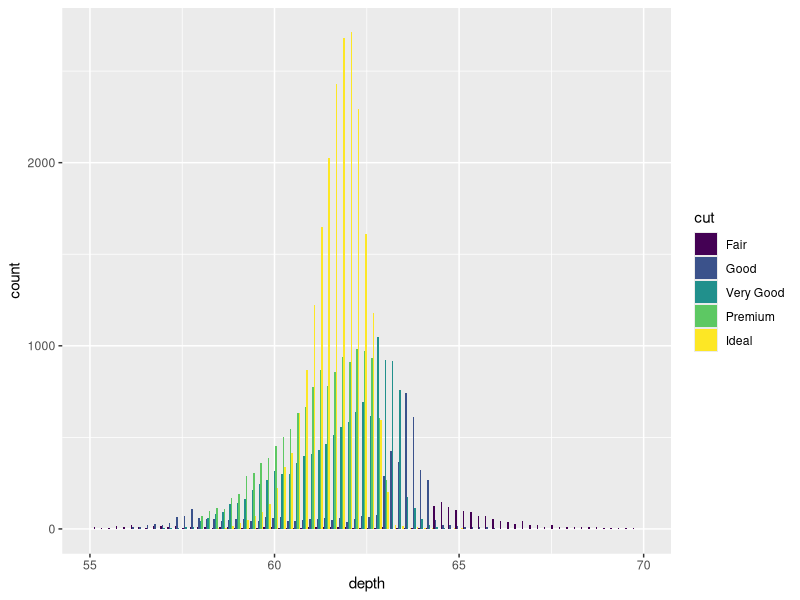
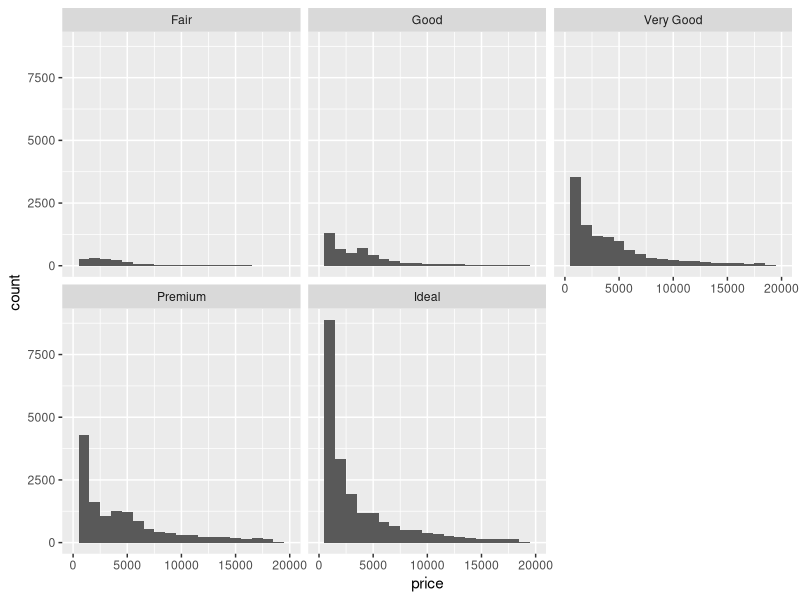
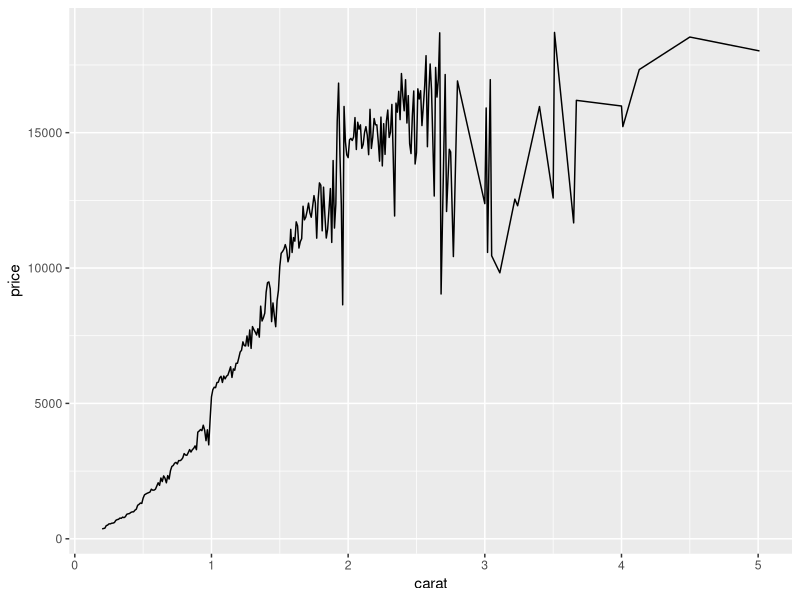
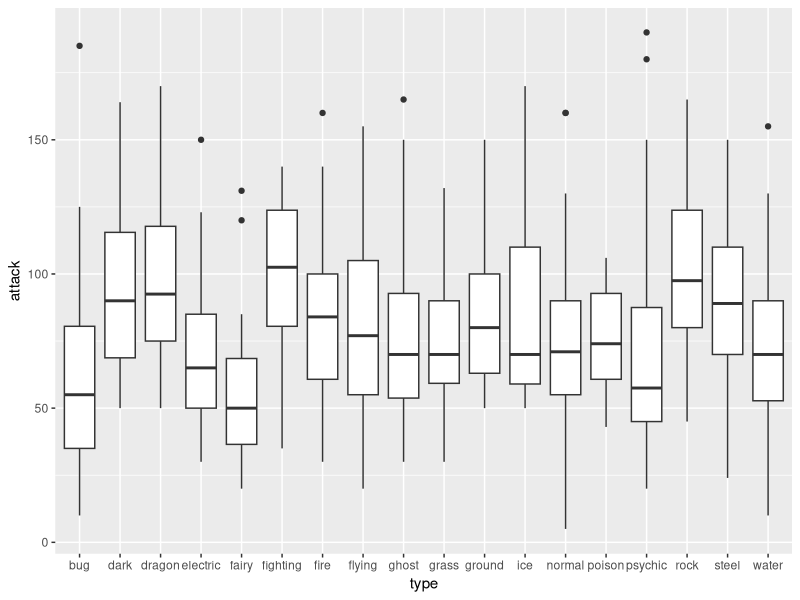
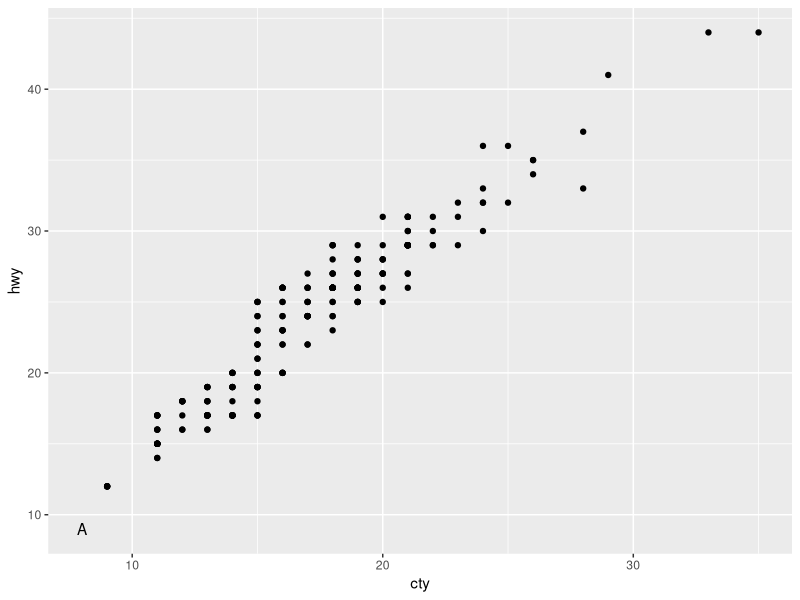
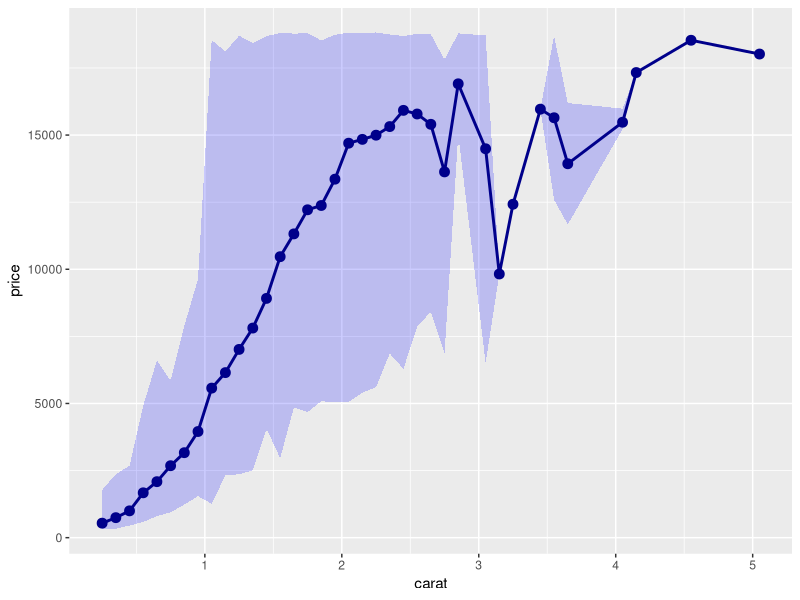

Write the R code that produced these figures, in order.
library(ggplot2)
ggplot(
  data = diamonds,
  aes(x = depth, fill = cut)
) +
  geom_histogram(binwidth = 0.2, position = "dodge") +
  #facet_wrap(~ cut) +
  scale_x_continuous(limits = c(55, 70))

ggplot(
  data = diamonds,
  aes(x = price)#, color = cut)
) +
  geom_histogram(binwidth = 1000) +
  facet_wrap(~ cut) +
  scale_x_continuous(limits = c(0, 20000))

ggplot(
  data = diamonds,
  aes(x = carat, y = price)
) +
  geom_line(stat = "summary", fun = "mean") +
  geom_ribbon(
    aes(ymin = ..ymin.., ymax = ..ymax..),
    stat = "summary", fun.data = "mean_cl_normal"
  )

data <- read.csv("./pokemons.csv")
View(data)

ggplot(
  data = data,
  aes(x = type, y = attack)
) +
  geom_boxplot()


t <- ggplot(mpg, aes(cty, hwy)) + geom_point()
t + annotate(geom = "text", x = 8, y = 9, label = "A") 

ggplot(diamonds, aes(x = carat, y = price)) +
  # Add ribbon for min/max range
  stat_summary_bin(
    fun.min = min,
    fun.max = max,
    geom = "ribbon",
    alpha = 0.2,
    fill = "blue",
    binwidth = 0.1  # Adjust bin width as needed
  ) +
  # Add line for mean
  stat_summary_bin(
    fun = mean,
    geom = "line",
    color = "darkblue",
    size = 1,
    binwidth = 0.1
  ) +
  # Add points for mean values
  stat_summary_bin(
    fun = mean,
    geom = "point",
    color = "darkblue",
    size = 3,
    binwidth = 0.1
  )